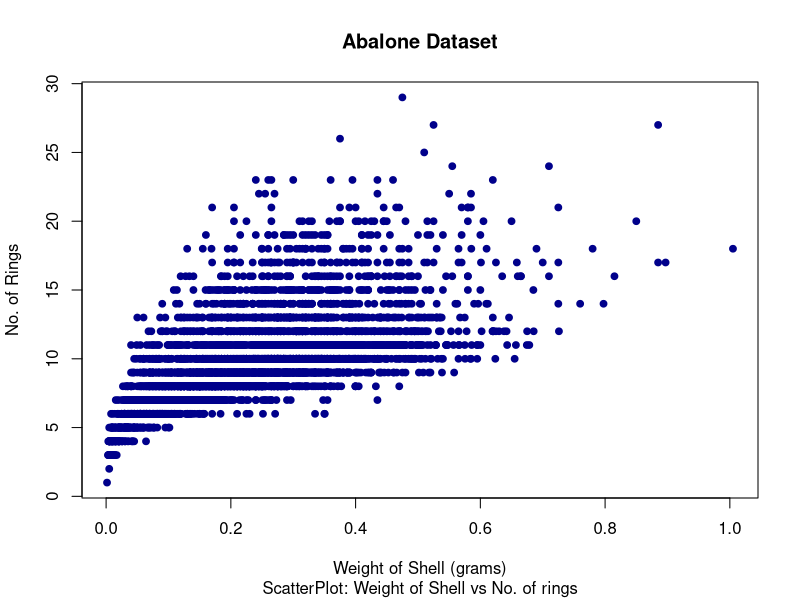
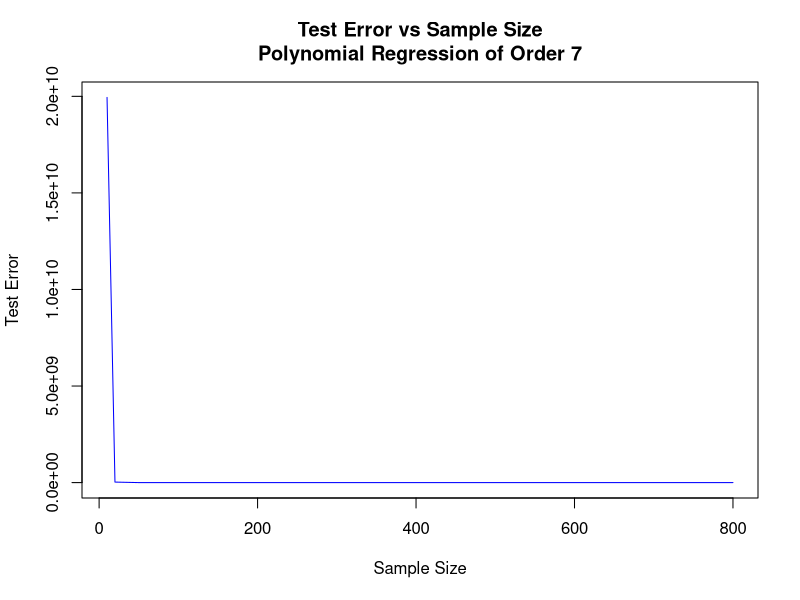
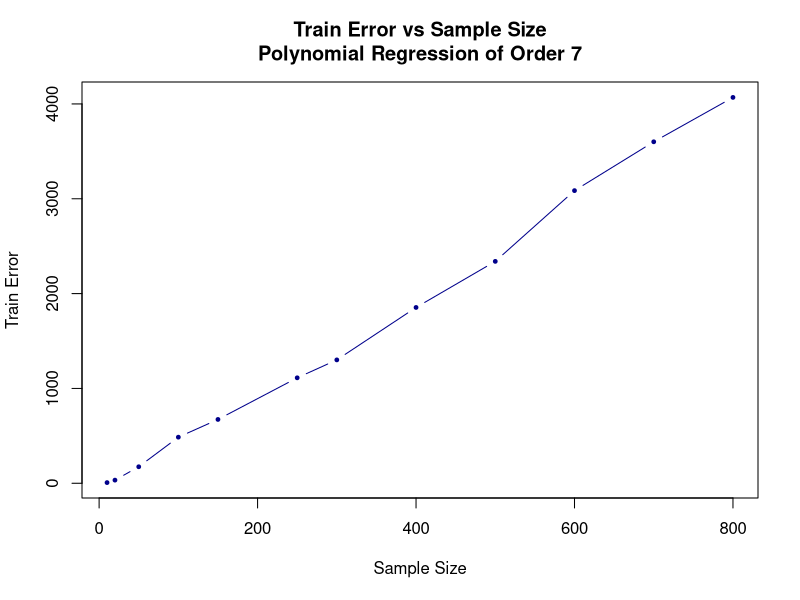

Write R code to recreate these figures, in order.
#setwd("C:/Users/Archer/Desktop/Praxis_Notes/MI")

#Clear Environment
#rm(list = ls())

# Import Dataset
rings <- read.csv("a.csv")
head(rings)
nrow(rings)
cor(rings$Rings, rings$Shell.weight)
#plot(rings$Shell.weight, rings$Rings)

summary(rings)

#Plotting dataset
png(filename = "Dataset.png", width = 1280, height=788)
plot(rings$Shell.weight, rings$Rings, pch=19, cex=0.9, 
     xlab = "Weight of Shell (grams)",
     ylab = "No. of Rings", main = "Abalone Dataset",
     sub = "ScatterPlot: Weight of Shell vs No. of rings", 
     col = "darkblue")
dev.off()


#DATA:
set.seed(1)
rand = sample(1:nrow(rings), 0.875*nrow(rings))
train = rings[rand, ]
test = rings[-rand, ]


# error dataframe - data for test and train error segmented by sample size 
error_df = data.frame(matrix(ncol=3, nrow=0))


# loop over sample sizes to generate error dataframe
for(n in c(10, 20, 50, 100, 150, 250, 300, 400, 500, 600, 700, 800)){
    set.seed(1)
    rand_train = sample(1:nrow(train), n)
    train_sample = train[rand_train, ]
    
    m7 <- lm(Rings ~ Shell.weight + I(Shell.weight^2) + I(Shell.weight^3) 
              + I(Shell.weight^4) + I(Shell.weight^5) + I(Shell.weight^6) 
              + I(Shell.weight^7), train_sample)
    
    #TRAIN AND TEST ACCURACY
    train_error = sum(round(m7$residuals)^2)
    pred = predict(m7, newdata=test)
    test_error = sum((round(pred) - test$Rings) ^ 2)
    
    error_df <- rbind(error_df, c(n, test_error, train_error))
}
colnames(error_df) <- c('Sample_Size', 'Test_Error', 'Train_Error')
error_df


#Plotting Test Error vs Sample Size
png(filename = "Test_vs_Sample.png", width = 1280, height=788)
plot(error_df$Sample_Size, error_df$Test_Error, pch=19, cex=0.5, type = 'l', 
     xlab = 'Sample Size', ylab = 'Test Error', col = 'blue', 
     main = 'Test Error vs Sample Size\nPolynomial Regression of Order 7')
dev.off()


#Plotting Train Error vs Sample Size
png(filename = "Train_vs_Sample.png", width = 1280, height=788)
plot(error_df$Sample_Size, error_df$Train_Error, pch=19, cex=0.5, type = 'b', 
     xlab = 'Sample Size', ylab = 'Train Error', col = 'darkblue', 
     main = 'Train Error vs Sample Size\nPolynomial Regression of Order 7')
dev.off()
